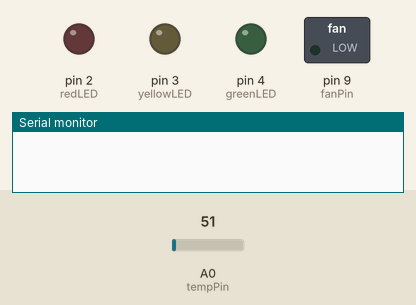
Recording of a sketch running on a simulated Arduino Uno, built with avr-gcc and run on an emulated ATmega328P. Parts: switched loads named in the sketch (green lamp = pin HIGH), output pins drawn as LEDs (lit = HIGH), the last lines printed to the serial monitor. The inputs (shaded band) are chosen by the test bench; at power-on: A0 (tempPin) = 51.

Above: at 0.1 s.
At 2.1 s:
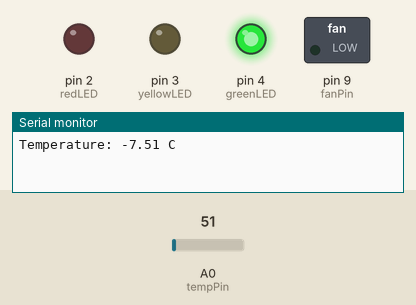
Timing chart, 0 to 3.6 s (numbered marks = the images above):
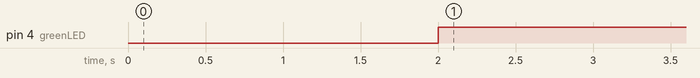

Measured:
- by itself, pin 4 (greenLED): LOW → HIGH at 2.0 s

The sketch:

Temperature_Controlled_Fan.ino
```cpp
//Temperature control fan code

int tempPin = A0;
int fanPin  = 9;

int redLED    = 2;
int yellowLED = 3;
int greenLED  = 4;

const int samples = 10;   // averaging samples

void setup() {
  Serial.begin(9600);

  pinMode(fanPin, OUTPUT);
  pinMode(redLED, OUTPUT);
  pinMode(yellowLED, OUTPUT);
  pinMode(greenLED, OUTPUT);
}

void loop() {

  float tempSum = 0;

  // AVERAGING
  for (int i = 0; i < samples; i++) {
    int tempValue = analogRead(tempPin);

    float temperature = (tempValue * 5.0 * 100.0) / 1023.0;

    tempSum += temperature;
    delay(200);
  }

  float realtem = tempSum / samples;
  float realtemp=realtem/10;
  float realTemp = realtemp-10;


  Serial.print("Temperature: ");
  Serial.print(realTemp);
  Serial.println(" C");

  // CONTROL LOGIC
  if (realTemp < 20.0) {
    analogWrite(fanPin, 0);          // OFF
    digitalWrite(redLED, LOW);
    digitalWrite(yellowLED, LOW);
    digitalWrite(greenLED, HIGH);
  }
  else if (realTemp >= 20.0 && realTemp < 25.0) {
    analogWrite(fanPin, 120);        // SLOW
    digitalWrite(redLED, LOW);
    digitalWrite(yellowLED, HIGH);
    digitalWrite(greenLED, LOW);
  }
  else {
    analogWrite(fanPin, 255);        // FAST
    digitalWrite(redLED, HIGH);
    digitalWrite(yellowLED, LOW);
    digitalWrite(greenLED, LOW);
  }

  delay(5000);   // update every 5 seconds
}
```
